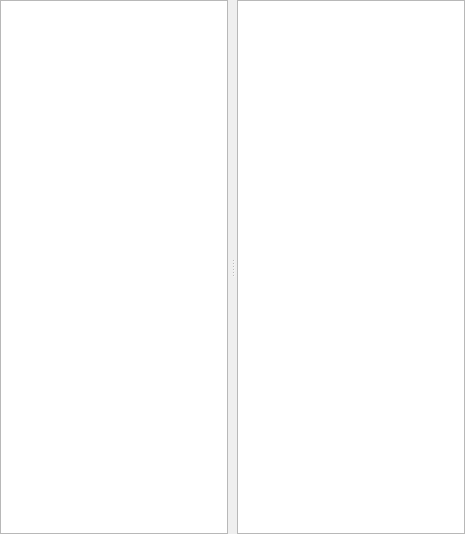
<?xml version="1.0" encoding="UTF-8"?>
<ui version="4.0">
 <class>AutowareRuntimeMonitorWidget</class>
 <widget class="QWidget" name="AutowareRuntimeMonitorWidget">
  <property name="geometry">
   <rect>
    <x>0</x>
    <y>0</y>
    <width>465</width>
    <height>534</height>
   </rect>
  </property>
  <property name="windowTitle">
   <string>Autoware Runtime Monitor</string>
  </property>
  <layout class="QVBoxLayout">
   <property name="spacing">
    <number>0</number>
   </property>
   <property name="margin">
    <number>0</number>
   </property>
   <item>
    <widget class="QSplitter" name="splitter">
     <property name="orientation">
      <enum>Qt::Horizontal</enum>
     </property>
     <property name="handleWidth">
      <number>9</number>
     </property>
     <widget class="QTreeWidget" name="tree_widget">
      <attribute name="headerVisible">
       <bool>false</bool>
      </attribute>
      <column>
       <property name="text">
        <string notr="true">1</string>
       </property>
      </column>
     </widget>
     <widget class="QTextBrowser" name="html_browser"/>
    </widget>
   </item>
  </layout>
 </widget>
 <resources/>
 <connections/>
</ui>
